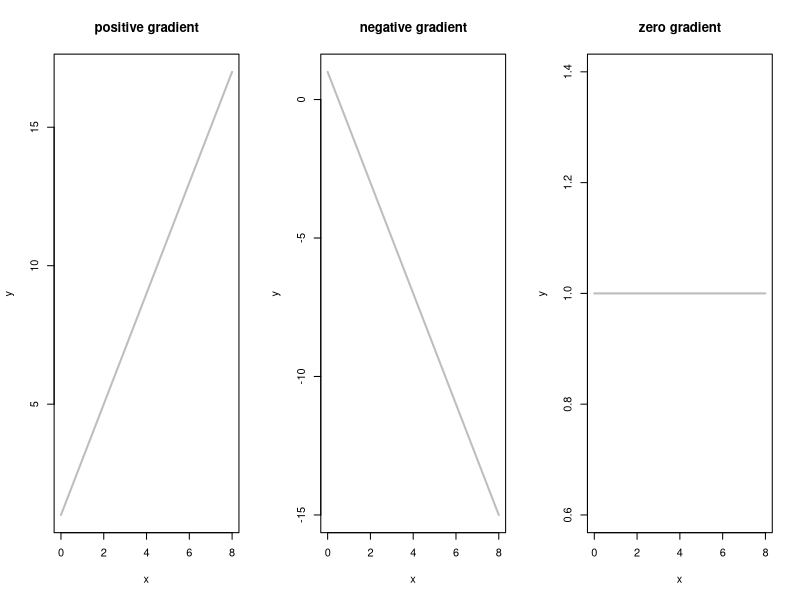
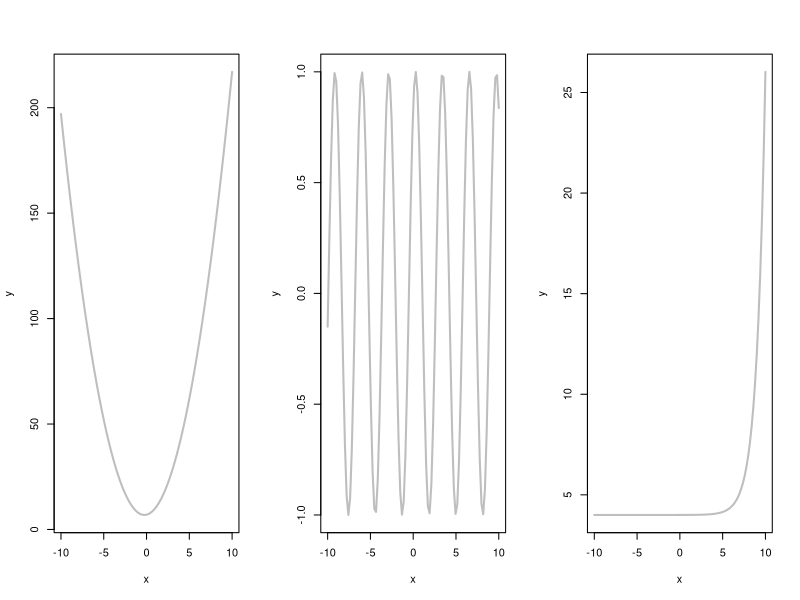
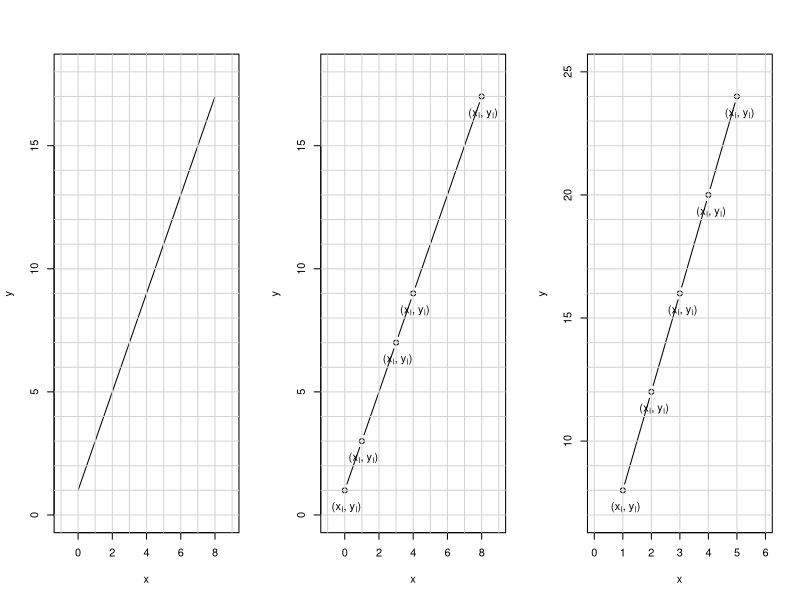
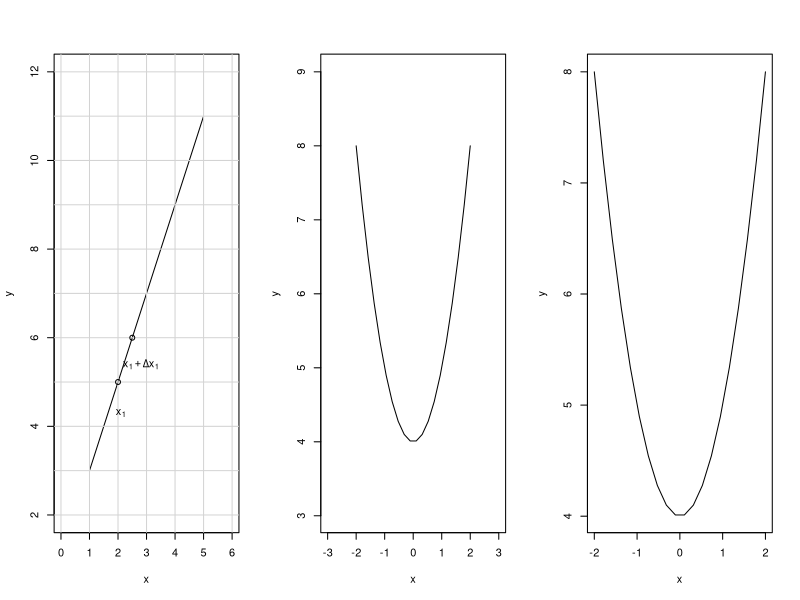
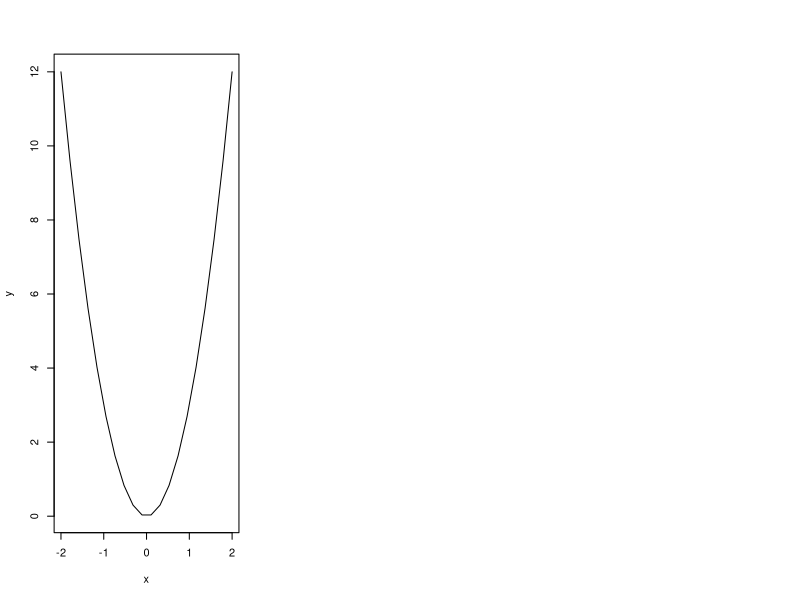

These figures' R source, in order:
## ---- chunk 1
knitr::opts_chunk$set(echo = TRUE, comment = NA, dev = "png", fig.width = 5,
                      fig.height = 5)

## ---- chunk 2
#| fig-align: center
x <- c(0, 1, 3, 4, 8)
par(mfrow = c(1, 3))
plot(x, 2 * x + 1, ylab = "y", type = "l", col = "gray", lwd  = 2,
     main = "positive gradient")
plot(x, - 2 * x + 1, ylab = "y", type = "l", col = "gray", lwd = 2,
     main = "negative gradient")
plot(x, 0 * x + 1, ylab = "y", type = "l", col = "gray", lwd = 2,
     main = "zero gradient")
## ---- chunk 3
#| fig-align: center
x <- seq(-10, 10, l = 100)
par(mfrow = c(1, 3))
plot(x, x + 2 * x ^ 2 + 6 + 1, ylab = "y", type = "l", col = "gray", lwd = 2)
plot(x, sin(2 * x + 1), ylab = "y", type = "l", col = "gray", lwd = 2)
plot(x, 0.001 * exp(x) + 4, ylab = "y", type = "l", col = "gray", lwd = 2)
## ---- chunk 4
#| fig-align: center
x <- c(0, 1, 3, 4, 8)
y <- 2 * x + 1
plot(x, y, type = "l", ylim = c(min(y) - 1, max(y) + 1),
     xlim = c(min(x) - 1, max(x) + 1))
for (x_val in seq(min(x) - 1, max(x) + 1, by = 1)){
  abline(v = x_val, col = "lightgray")
}
for (y_val in seq(min(y) - 1, max(y) + 1, by = 1)){
  abline(h = y_val, col = "lightgray")
}
## ---- chunk 5
#| fig-align: center
x <- c(0, 1, 3, 4, 8)
y <- 2 * x + 1
plot(x, y, type = "b", ylim = c(min(y) - 1, max(y) + 1),
     xlim = c(min(x) - 1, max(x) + 1))
for (x_val in seq(min(x) - 1, max(x) + 1, by = 1)){
  abline(v = x_val, col = "lightgray")
}
for (y_val in seq(min(y) - 1, max(y) + 1, by = 1)){
  abline(h = y_val, col = "lightgray")
}
for (i in seq_along(x)) {
  text(x[i] + 0.1, y[i] - 0.7, labels =
         c(expression(paste("(", x[i], ", ", y[i], ")"))))
}
## ---- chunk 6
#| fig-align: center
x <- c(1, 2, 3, 4, 5)
y <- 4 * x + 4
plot(x, y, type = "b", ylim = c(min(y) - 1, max(y) + 1),
     xlim = c(min(x) - 1, max(x) + 1))
for (x_val in seq(min(x) - 1, max(x) + 1, by = 1)){
  abline(v = x_val, col = "lightgray")
}
for (y_val in seq(min(y) - 1, max(y) + 1, by = 1)){
  abline(h = y_val, col = "lightgray")
}
for (i in seq_along(x)){
  text(x[i] + 0.1, y[i] - 0.7, labels =
         c(expression(paste("(", x[i], ", ", y[i], ")"))))
}
## ---- chunk 7
#| fig-align: center
x <- c(1, 2, 3, 4, 5)
y <- 2 * x + 1
plot(x, y, type = "l", ylim = c(min(y) - 1, max(y) + 1),
     xlim = c(min(x) - 1, max(x) + 1))
for (x_val in seq(min(x) - 1, max(x) + 1, by = 1)){
  abline(v = x_val, col = "lightgray")
}
for (y_val in seq(min(y) - 1, max(y) + 1, by = 1)){
  abline(h = y_val, col = "lightgray")
}
points(x[2], y[2])
points(x[2] + 0.5, (2 * (x[2] + 0.5) + 1))
text(x[2] + 0.1, y[2] - 0.7, labels = c(expression(paste(x[1]))))
text(x[2] + 0.8, (2 * (x[2] + 0.5) + 1) - 0.6,
     labels = c(expression(paste(x[1] + Delta * x[1]))))
## ---- chunk 8
#| fig-align: center
x <- seq(-2, 2, l = 20)
y <- x^2 + 4
plot(x, y, type = "l", ylim = c(min(y) - 1, max(y) + 1),
     xlim = c(min(x) - 1, max(x) + 1))
## ---- chunk 9
#| fig-align: center
x <- seq(-2, 2, l = 20)
y <- x^2 + 4
plot(x, y, type = "l")
## ---- chunk 10
#| fig-align: center
x <- seq(-2, 2, l = 20)
y <- 3 * x ^ 2
plot(x, y, type = "l")
